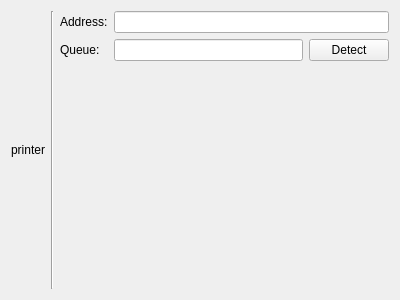
<?xml version="1.0" encoding="UTF-8"?>
<ui version="4.0">
 <class>ChooseLpd</class>
 <widget class="QWidget" name="ChooseLpd">
  <property name="geometry">
   <rect>
    <x>0</x>
    <y>0</y>
    <width>400</width>
    <height>300</height>
   </rect>
  </property>
  <property name="sizePolicy">
   <sizepolicy hsizetype="Ignored" vsizetype="Preferred">
    <horstretch>0</horstretch>
    <verstretch>0</verstretch>
   </sizepolicy>
  </property>
  <layout class="QGridLayout" name="gridLayout">
   <item row="0" column="1">
    <layout class="QVBoxLayout" name="verticalLayout">
     <property name="sizeConstraint">
      <enum>QLayout::SetMinimumSize</enum>
     </property>
     <item>
      <spacer name="verticalSpacer_3">
       <property name="orientation">
        <enum>Qt::Vertical</enum>
       </property>
       <property name="sizeHint" stdset="0">
        <size>
         <width>20</width>
         <height>40</height>
        </size>
       </property>
      </spacer>
     </item>
     <item>
      <widget class="QLabel" name="printerL">
       <property name="sizePolicy">
        <sizepolicy hsizetype="Fixed" vsizetype="Preferred">
         <horstretch>0</horstretch>
         <verstretch>0</verstretch>
        </sizepolicy>
       </property>
       <property name="text">
        <string notr="true">printer</string>
       </property>
       <property name="alignment">
        <set>Qt::AlignCenter</set>
       </property>
       <property name="margin">
        <number>7</number>
       </property>
      </widget>
     </item>
     <item>
      <spacer name="verticalSpacer_4">
       <property name="orientation">
        <enum>Qt::Vertical</enum>
       </property>
       <property name="sizeHint" stdset="0">
        <size>
         <width>20</width>
         <height>40</height>
        </size>
       </property>
      </spacer>
     </item>
    </layout>
   </item>
   <item row="0" column="2">
    <widget class="Line" name="line">
     <property name="orientation">
      <enum>Qt::Vertical</enum>
     </property>
    </widget>
   </item>
   <item row="0" column="3">
    <layout class="QFormLayout" name="formLayout">
     <property name="fieldGrowthPolicy">
      <enum>QFormLayout::ExpandingFieldsGrow</enum>
     </property>
     <item row="0" column="0">
      <widget class="QLabel" name="label_2">
       <property name="text">
        <string comment="@label:textbox">Address:</string>
       </property>
      </widget>
     </item>
     <item row="0" column="1">
      <widget class="KLineEdit" name="addressLE"/>
     </item>
     <item row="1" column="1">
      <layout class="QHBoxLayout" name="horizontalLayout_3">
       <item>
        <widget class="KLineEdit" name="queueLE"/>
       </item>
       <item>
        <widget class="QPushButton" name="detectPB">
         <property name="text">
          <string comment="@action:button">Detect</string>
         </property>
        </widget>
       </item>
      </layout>
     </item>
     <item row="1" column="0">
      <widget class="QLabel" name="label_3">
       <property name="text">
        <string comment="@label:textbox">Queue:</string>
       </property>
      </widget>
     </item>
    </layout>
   </item>
  </layout>
 </widget>
 <customwidgets>
  <customwidget>
   <class>KLineEdit</class>
   <extends>QLineEdit</extends>
   <header>klineedit.h</header>
  </customwidget>
 </customwidgets>
 <resources/>
 <connections/>
</ui>
